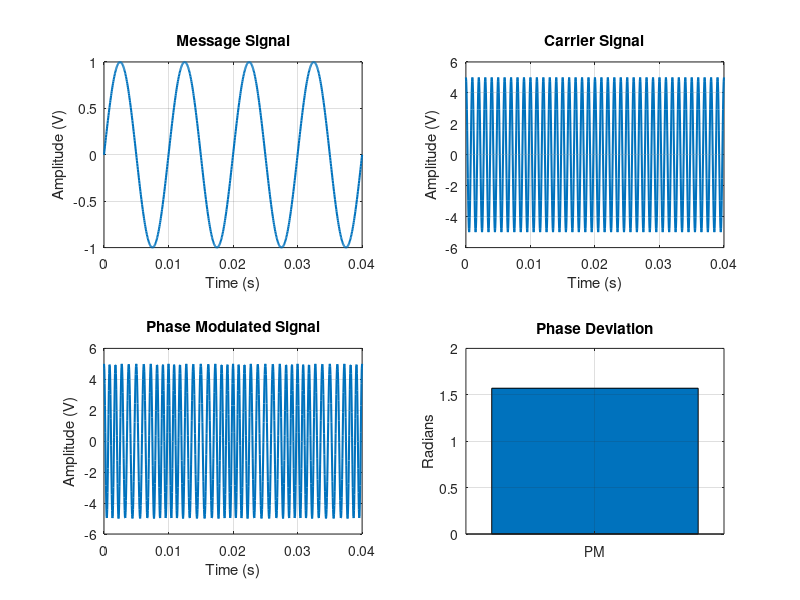

Source code (MATLAB):
clc;
clear;
close all;

%% Parameters
Am = 1;          % Message Amplitude (V)
fm = 100;        % Message Frequency (Hz)
Ac = 5;          % Carrier Amplitude (V)
fc = 1000;       % Carrier Frequency (Hz)
fs = 20 * fc;    % Sampling Frequency (Hz)
kp = pi/2;       % Phase Sensitivity (rad/V)

%% Time Vector
t = 0:1/fs:4/fm;

%% Message Signal
m = Am * sin(2*pi*fm*t);

%% Carrier Signal
c = Ac * cos(2*pi*fc*t);

%% Phase Modulated Signal
pm = Ac * cos(2*pi*fc*t + kp*m);

%% Phase Deviation
phase_dev = kp * Am;

%% PM Modulation Index
mp = phase_dev;

%% Display Results
fprintf('Message Amplitude = %.2f V\n', Am);
fprintf('Message Frequency = %.0f Hz\n', fm);
fprintf('Carrier Amplitude = %.2f V\n', Ac);
fprintf('Carrier Frequency = %.0f Hz\n', fc);
fprintf('Phase Sensitivity = %.2f rad/V\n', kp);
fprintf('Phase Deviation = %.2f radians\n', phase_dev);
fprintf('PM Modulation Index = %.2f\n', mp);

%% Verification
mp_verify = kp * Am;

fprintf('Verified PM Modulation Index = %.2f\n', mp_verify);

if abs(mp - mp_verify) < 1e-6
    fprintf('\nVerification Successful\n');
else
    fprintf('\nVerification Failed\n');
end

%% Plotting
figure('Name','Phase Modulation and Phase Deviation','NumberTitle','off');

subplot(2,2,1);
plot(t, m, 'LineWidth', 1.5);
title('Message Signal');
xlabel('Time (s)');
ylabel('Amplitude (V)');
grid on;

subplot(2,2,2);
plot(t, c, 'LineWidth', 1.5);
title('Carrier Signal');
xlabel('Time (s)');
ylabel('Amplitude (V)');
grid on;

subplot(2,2,3);
plot(t, pm, 'LineWidth', 1.5);
title('Phase Modulated Signal');
xlabel('Time (s)');
ylabel('Amplitude (V)');
grid on;

subplot(2,2,4);
bar(phase_dev);
title('Phase Deviation');
ylabel('Radians');
set(gca,'XTick',1);
set(gca,'XTickLabel',{'PM'});
grid on;
